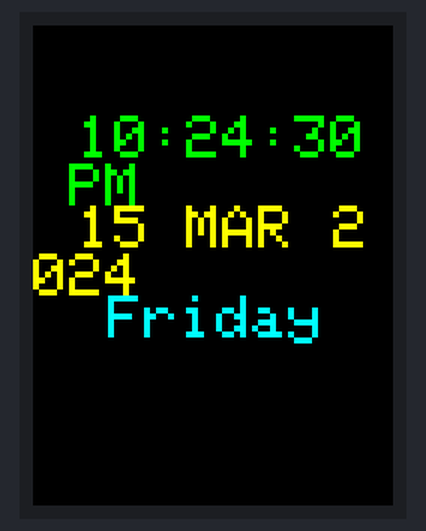
This sketch was run on a simulated Arduino Uno, built with avr-gcc and run on an emulated ATmega328P. Parts: 240×320 colour display. The local clock reads 2024-03-15 10:24:30 at power-on unless the sketch sets it; what the sketch prints to the serial monitor is not drawn.

Above: at 0.3 s.
At 4.3 s:
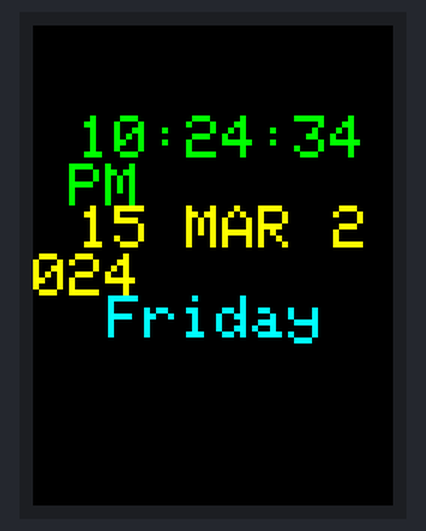
At 9.4 s:
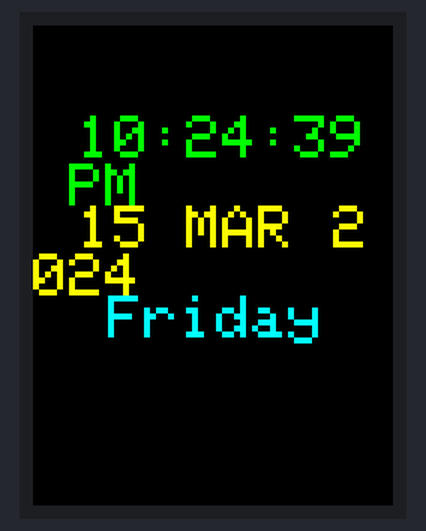
At 19.6 s:
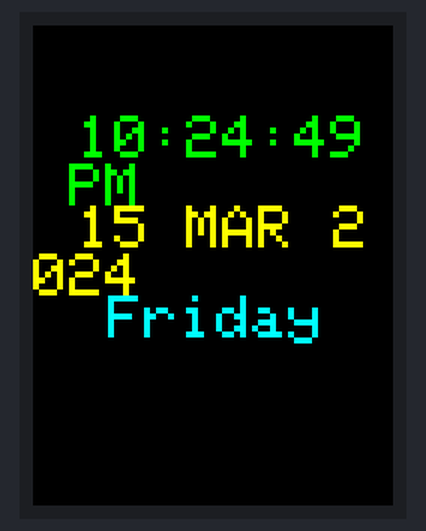
At 28.7 s:
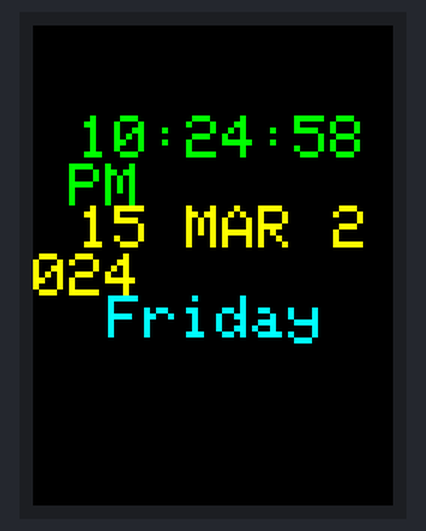
At 38.9 s:
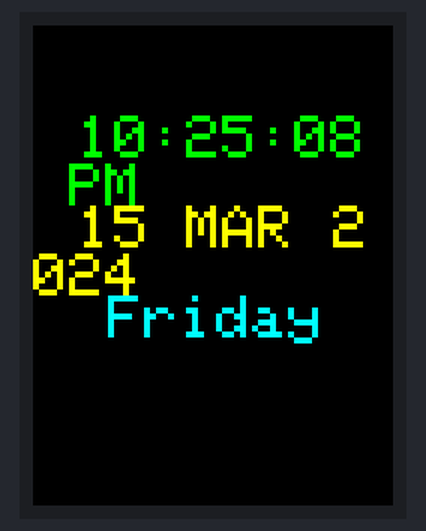

The sketch:

Arduinortc.ino
```cpp
#include <Adafruit_GFX.h>
#include <MCUFRIEND_kbv.h>
MCUFRIEND_kbv tft;

#include <DS3231.h>
DS3231  rtc(SDA, SCL);
Time  t;
int activate;

#define BLACK 0x0000
#define BLUE 0x001F
#define RED 0xF800
#define GREEN 0x07E0
#define CYAN 0x07FF
#define MAGENTA 0xF81F
#define YELLOW 0xFFE0
#define WHITE 0xFFFF
#define GREY 0x8410

void setup()
{
  Serial.begin(9600);
  uint16_t ID = tft.readID();
  Serial.print("TFT ID = 0x");
  Serial.println(ID, HEX);
  rtc.begin();
  if (ID == 0xD3D3) ID = 0x9486; // write-only shield
  tft.begin(ID);
  tft.setRotation(0);

  tft.fillScreen(BLACK);
}

void loop()
{
  t = rtc.getTime();

  tft.fillRect(170, 50, 50, 50, BLACK);


  // update
  if (t.sec <= 1) {
    tft.fillRect(0,40,200,200,BLACK);
  }
  // Day
  tft.setCursor(50, 180);
  tft.setTextSize(4);
  tft.setTextColor(CYAN);
  tft.print(rtc.getDOWStr());


  //time
  tft.setCursor(30, 60);
  tft.setTextSize(4);
  tft.setTextColor(GREEN);

  if (t.hour >= 12) {
    activate = 1;
    t.hour = t.hour - 12;
    if (t.hour == 0) {
      t.hour = 12; // Day 12 PM
    }
    if (t.hour <= 9) {
      tft.print("0");
      tft.print(t.hour);
      tft.print(":");
    }
    else {
      tft.print(t.hour);
      tft.print(":");
    }
  }
  else {
    activate = 0;
    if (t.hour == 0) {
      t.hour = 12; // Night 12 AM
    }
    if (t.hour <= 9) {
      tft.print("0");
      tft.print(t.hour);
      tft.print(":");
    }
    else {
      tft.print(t.hour);
      tft.print(":");
    }
  }

  if (t.min <= 9) {
    tft.print("0");
    tft.print(t.min);
    tft.print(":");
  }
  else {
    tft.print(t.min);
    tft.print(":");
  }

  if (t.sec <= 9) {
    tft.print("0");
    tft.print(t.sec);
    tft.print(" ");
  }
  else {
    tft.print(t.sec);
    tft.print(" ");
  }

  //AM/PM
  if (activate == 1) {
    tft.print("AM");
  } else {
    tft.print("PM");
  }

  //Date
  tft.setCursor(30, 120);
  tft.setTextColor(YELLOW);
  if (t.date <= 9) {
    tft.print("0");
    tft.print(t.date);
    tft.print(" ");
  }
  else {
    tft.print(t.date);
    tft.print(" ");
  }

  switch (t.mon)
  {
    case 1:
      tft.print("JAN");
      break;
    case 2:
      tft.print("FEB");
      break;
    case 3:
      tft.print("MAR");
      break;
    case 4:
      tft.print("APR");
      break;
    case 5:
      tft.print("MAY");
      break;
    case 6:
      tft.print("JUN");
      break;
    case 7:
      tft.print("JUL");
      break;
    case 8:
      tft.print("AUG");
      break;
    case 9:
      tft.print("SEP");
      break;
    case 10:
      tft.print("OCT");
      break;
    case 11:
      tft.print("NOV");
      break;
    case 12:
      tft.print("DEC");
      break;
  }

  tft.setCursor(200, 120);
  tft.print(t.year);
  delay(1000);

}
```

Measured:
- what the display in image 1 shows lasts 1.0 s, from 4.3 s to 5.3 s
